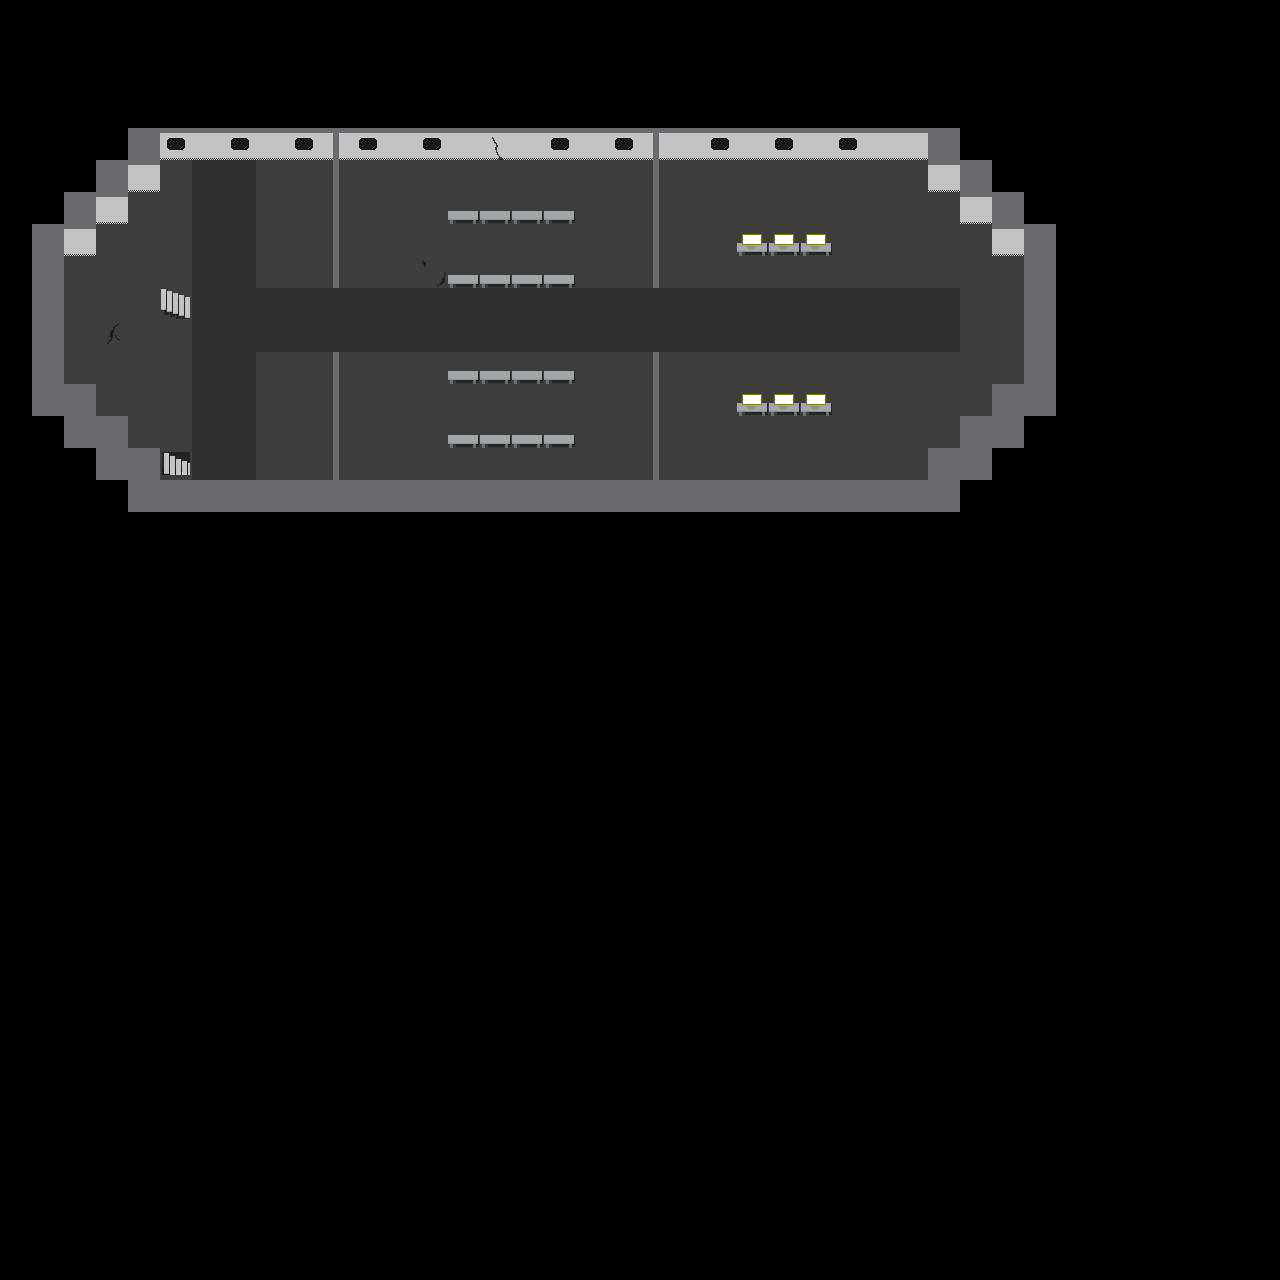

Below is a game level as drawn by its tile map, then a one-line description and the .tmx that defines it (tile-layer data replaced by summaries):
An orthogonal 40x40 tile map with 32x32 px tiles, 2 tile layers (MID_1, MID_2), 4 hidden layers not drawn, 2 tilesets and 41 objects (exit_bot, stairs_bot, exit_bot_2, animal_stasis_pot_1, animal_stasis_pot_2, ...).

<map version="1.0" orientation="orthogonal" renderorder="right-down" width="40" height="40" tilewidth="32" tileheight="32" nextobjectid="42">
 <tileset firstgid="1" name="tileset" tilewidth="32" tileheight="32" tilecount="240" columns="20">
  <image source="Tilesets/tileset.png" width="640" height="400" />
  <tile id="0">
   <objectgroup draworder="index">
    <object id="1" x="0" y="0" width="32" height="32" />
   </objectgroup>
  </tile>
  <tile id="1">
   <objectgroup draworder="index">
    <object id="4" x="0" y="0" width="32" height="32" />
   </objectgroup>
  </tile>
  <tile id="20">
   <objectgroup draworder="index">
    <object id="1" x="13" y="0" width="7" height="32" />
   </objectgroup>
  </tile>
  <tile id="22">
   <objectgroup draworder="index">
    <object id="1" x="0" y="0" width="32" height="32" />
   </objectgroup>
  </tile>
  <tile id="25">
   <objectgroup draworder="index">
    <object id="1" x="0" y="0" width="32" height="32" />
   </objectgroup>
  </tile>
  <tile id="40">
   <objectgroup draworder="index">
    <object id="1" x="0" y="0" width="32" height="32" />
   </objectgroup>
  </tile>
  <tile id="42">
   <objectgroup draworder="index">
    <object id="1" x="0" y="0" width="32" height="32" />
   </objectgroup>
  </tile>
  <tile id="45">
   <objectgroup draworder="index">
    <object id="1" x="0" y="0" width="32" height="32" />
   </objectgroup>
  </tile>
  <tile id="80">
   <objectgroup draworder="index">
    <object id="1" x="0.363636" y="19.2727" width="29.6364" height="8.54545" />
   </objectgroup>
  </tile>
  <tile id="81">
   <objectgroup draworder="index">
    <object id="1" x="0.909091" y="18.9091" width="30" height="9.45455" />
   </objectgroup>
  </tile>
  <tile id="82">
   <objectgroup draworder="index">
    <object id="1" x="23.6364" y="8" width="6.90909" height="21.8182" />
   </objectgroup>
  </tile>
  <tile id="83">
   <objectgroup draworder="index">
    <object id="1" x="1.63636" y="2.54545" width="28.3636" height="28.1818" />
   </objectgroup>
  </tile>
  <tile id="85">
   <objectgroup draworder="index">
    <object id="1" x="2" y="3.81818" width="27.4545" height="27.2727" />
   </objectgroup>
  </tile>
 </tileset>
 <tileset firstgid="241" name="animations" tilewidth="32" tileheight="32" tilecount="80" columns="10">
  <image source="Tilesets/animations.png" width="320" height="256" />
  <tile id="0">
   <objectgroup draworder="index">
    <object id="1" x="8.36364" y="0" width="18.7273" height="32" />
   </objectgroup>
  </tile>
  <tile id="1">
   <objectgroup draworder="index">
    <object id="1" x="9.63636" y="2.72727e-6" width="14.9091" height="32.1818" />
   </objectgroup>
  </tile>
  <tile id="2">
   <objectgroup draworder="index">
    <object id="1" x="9.81818" y="-0.0909064" width="14.7273" height="32.0909" />
   </objectgroup>
  </tile>
  <tile id="3">
   <objectgroup draworder="index">
    <object id="1" x="8.18182" y="3.63636e-6" width="15.8182" height="31.8181" />
   </objectgroup>
  </tile>
  <tile id="4">
   <objectgroup draworder="index">
    <object id="1" x="8.36364" y="0.181818" width="15.0909" height="32.3637" />
   </objectgroup>
  </tile>
  <tile id="5">
   <objectgroup draworder="index">
    <object id="1" x="9.81818" y="-0.0909055" width="14.3636" height="31.909" />
   </objectgroup>
  </tile>
  <tile id="6">
   <objectgroup draworder="index">
    <object id="1" x="10" y="3.63636e-6" width="16.3636" height="31.4545" />
   </objectgroup>
  </tile>
  <tile id="7">
   <objectgroup draworder="index">
    <object id="1" x="10.5455" y="0.181818" width="14.5455" height="32" />
   </objectgroup>
  </tile>
  <tile id="8">
   <objectgroup draworder="index">
    <object id="1" x="8.90909" y="0.0909082" width="18.1818" height="31.3637" />
   </objectgroup>
  </tile>
  <tile id="9">
   <objectgroup draworder="index">
    <object id="1" x="7.81818" y="0.181815" width="17.4545" height="31.6364" />
   </objectgroup>
  </tile>
 </tileset>
 <layer name="BOT_1" width="40" height="40" visible="0">
  <properties>
   <property name="level_layer" type="int" value="0" />
  </properties>
  <data>[1600 cells, 345 non-empty, 6 distinct tile ids]</data>
 </layer>
 <layer name="BOT_2" width="40" height="40" visible="0">
  <properties>
   <property name="level_layer" type="int" value="0" />
  </properties>
  <data>[1600 cells, 89 non-empty, 11 distinct tile ids]</data>
 </layer>
 <objectgroup name="BOT_O" visible="0">
  <object id="12" name="exit_bot" gid="21" x="96.0568" y="352.094" width="32" height="32" />
  <object id="17" name="stairs_bot" gid="5" x="160" y="479.333" width="32" height="32">
   <properties>
    <property name="switch_layer" type="int" value="1" />
   </properties>
  </object>
  <object id="22" name="exit_bot_2" gid="21" x="96" y="320.151" width="32" height="32" />
  <object id="24" name="animal_stasis_pot_1" gid="85" x="448.667" y="256.667" width="32" height="32" />
  <object id="26" name="animal_stasis_pot_2" gid="85" x="512" y="256.333" width="32" height="32" />
  <object id="27" name="animal_stasis_pot_3" gid="85" x="447.667" y="320.333" width="32" height="32" />
  <object id="28" name="animal_stasis_pot_4" gid="85" x="512" y="320.667" width="32" height="32" />
  <object id="29" name="end_of_lvl" gid="101" x="64" y="319.333" width="32" height="32">
   <properties>
    <property name="trigger_text" value="This is the end of the prototype|Sry|I hope you liked it| Soo .. Bye" />
   </properties>
  </object>
  <object id="36" name="dead_animal_warning" gid="222" x="479" y="385" width="32" height="32" />
  <object id="37" name="console_bot" gid="102" x="671.5" y="193" width="32" height="32">
   <properties>
    <property name="action" value="destroy:exit_bot|exit_bot_2" />
    <property name="sound" value="once|InterfaceDeck" />
   </properties>
  </object>
  <object id="39" name="fire_extinguisher" gid="121" x="736.5" y="480" width="32" height="32">
   <properties>
    <property name="item" value="fire_extinguisher" />
   </properties>
  </object>
 </objectgroup>
 <layer name="MID_1" width="40" height="40">
  <properties>
   <property name="level_layer" type="int" value="1" />
  </properties>
  <data>[1600 cells, 344 non-empty, 6 distinct tile ids]</data>
 </layer>
 <layer name="MID_2" width="40" height="40">
  <properties>
   <property name="level_layer" type="int" value="1" />
  </properties>
  <data>[1600 cells, 61 non-empty, 10 distinct tile ids]</data>
 </layer>
 <objectgroup name="MID_O" visible="0">
  <properties>
   <property name="level_layer" type="int" value="1" />
  </properties>
  <object id="15" name="stairs_mid_up" gid="5" x="159.333" y="320" width="32" height="32">
   <properties>
    <property name="switch_layer" type="int" value="2" />
   </properties>
  </object>
  <object id="16" name="stairs_mid_down" gid="4" x="160" y="479.333" width="32" height="32">
   <properties>
    <property name="switch_layer" type="int" value="0" />
   </properties>
  </object>
  </objectgroup>
 <layer name="TOP_1" width="40" height="40" visible="0">
  <properties>
   <property name="level_layer" type="int" value="2" />
  </properties>
  <data>[1600 cells, 80 non-empty, 5 distinct tile ids]</data>
 </layer>
 <layer name="TOP_2" width="40" height="40" visible="0">
  <properties>
   <property name="level_layer" type="int" value="2" />
  </properties>
  <data>[1600 cells, 5 non-empty, 4 distinct tile ids]</data>
 </layer>
 <objectgroup name="TOP_O" visible="0">
  <properties>
   <property name="level_layer" type="int" value="2" />
  </properties>
  <!-- 4 objects omitted --></objectgroup>
</map>
<!-- 5 of 41 objects omitted -->
